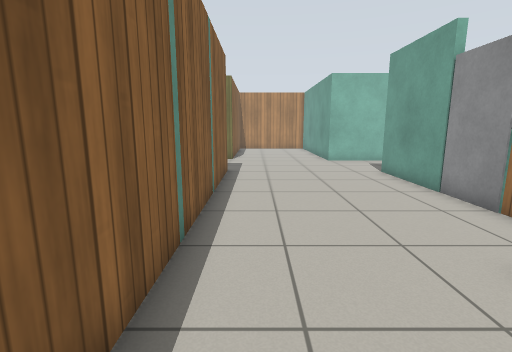
View 1 (above)

24 first-person views from a walk through a robot-simulator world made for Gazebo. The camera is 1 m above the floor, tilts 10° down and sees 85° across. Floor lines are 1 m apart. The floor is counted in squares, 0.5 m on a side. Each view is taken from the middle of a square. On the plan, view 1 faces up. The plan holds only what a view shows up to about 17 squares ahead; the rest is blank. Gazebo's built-in surfaces are drawn with simple patterns.

View 2
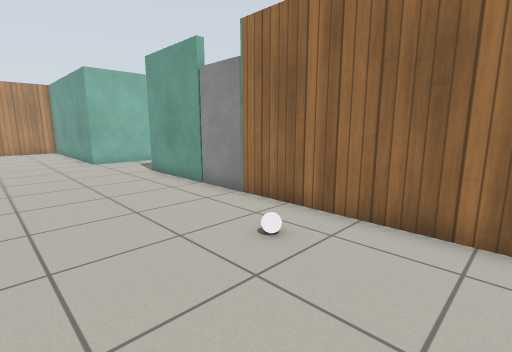

View 3
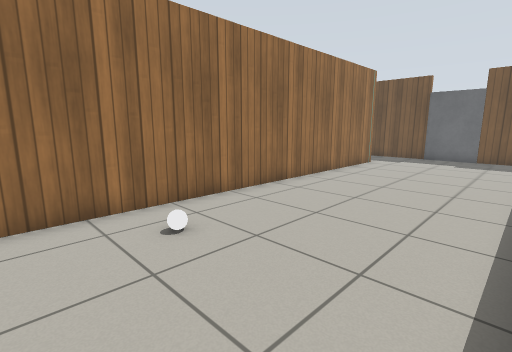

View 4
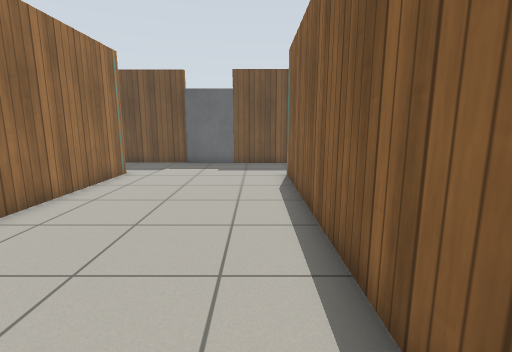

View 5
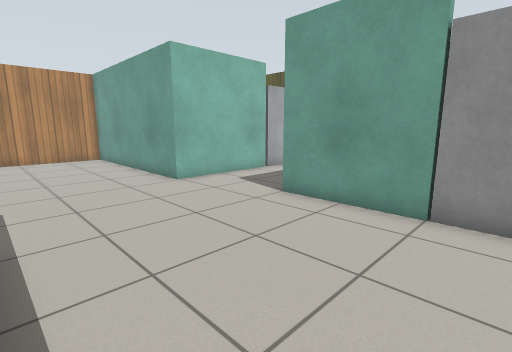

View 6
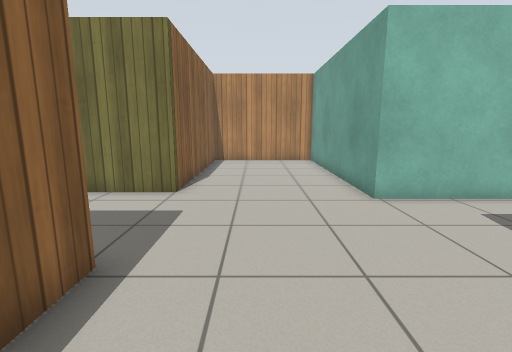

View 7
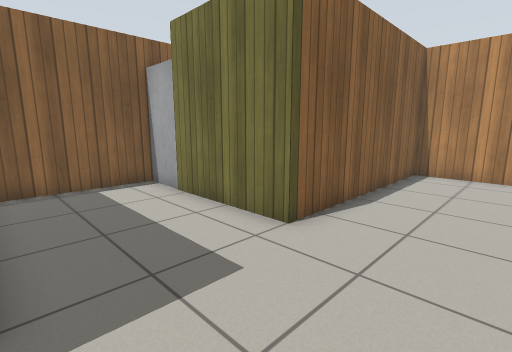

View 8
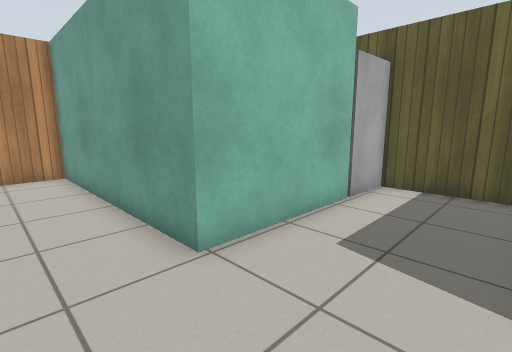

View 9
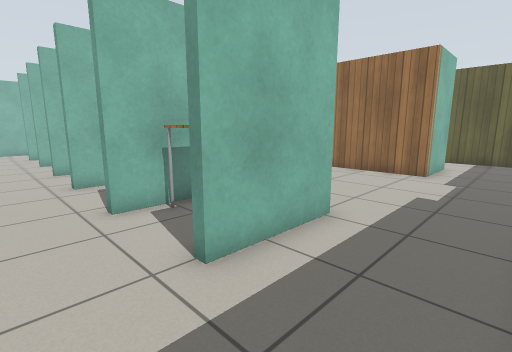

View 10
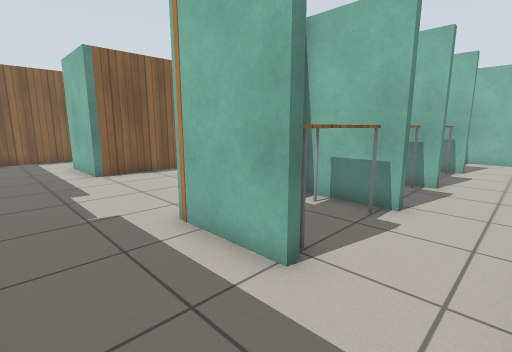

View 11
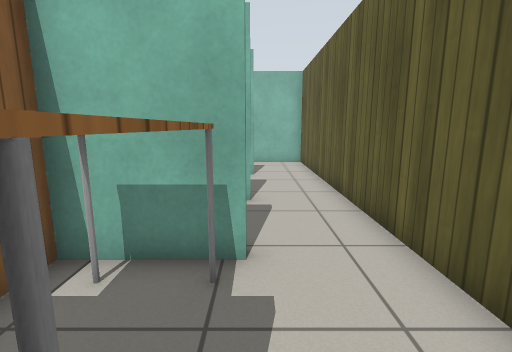

View 12
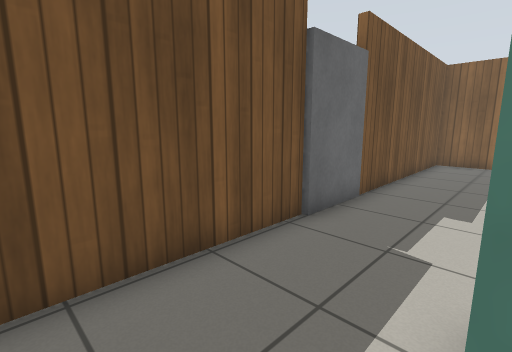

View 13
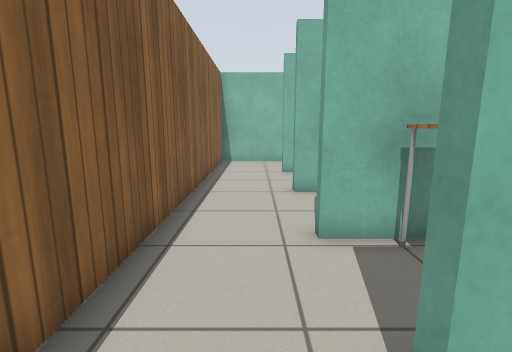

View 14
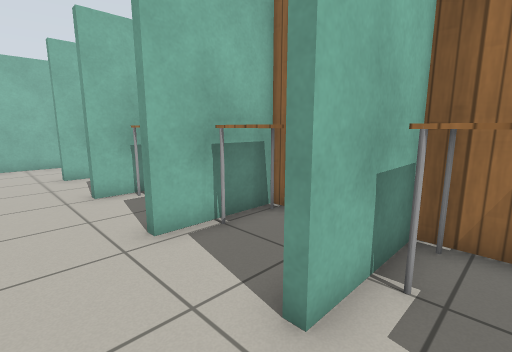

View 15
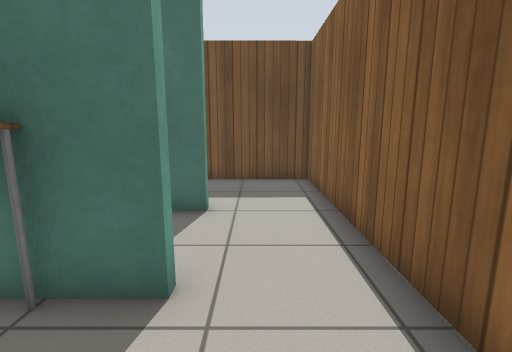

View 16
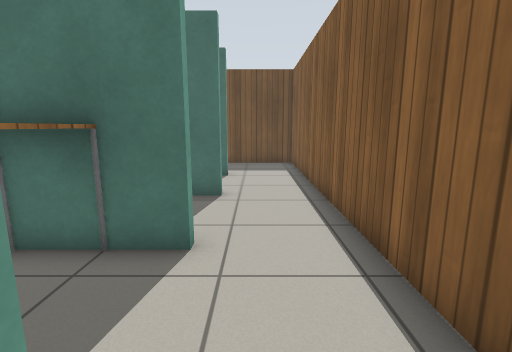

View 17
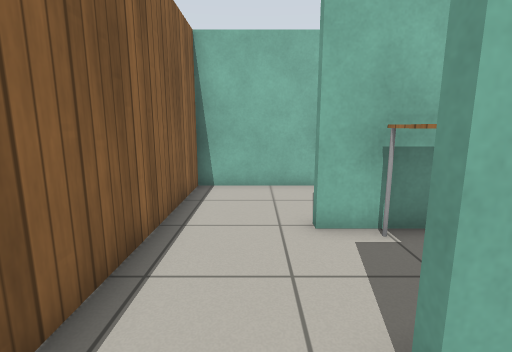

View 18
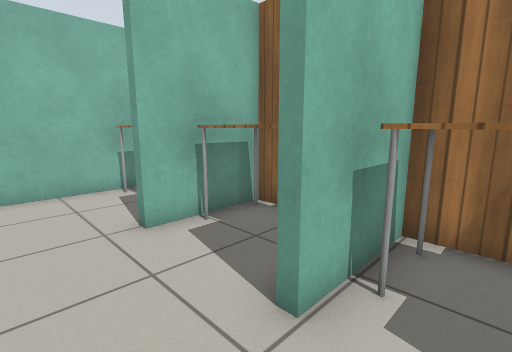

View 19
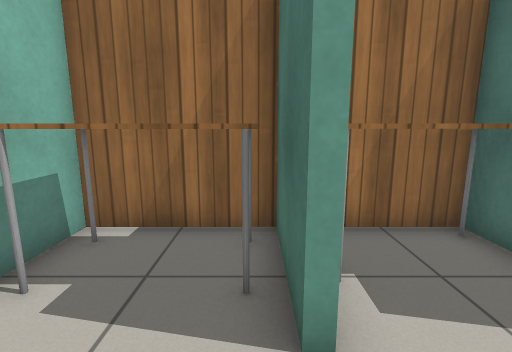

View 20
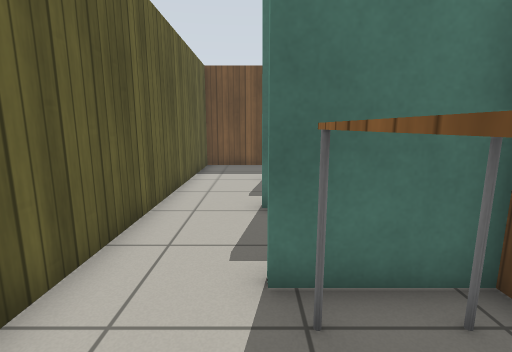

View 21
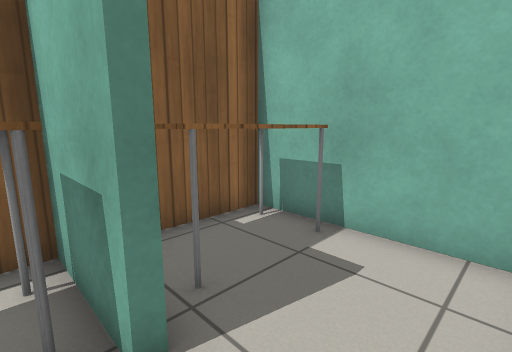

View 22
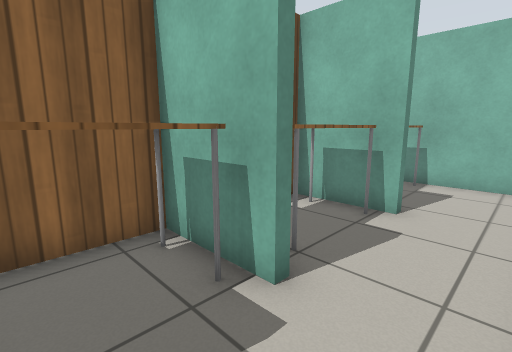

View 23
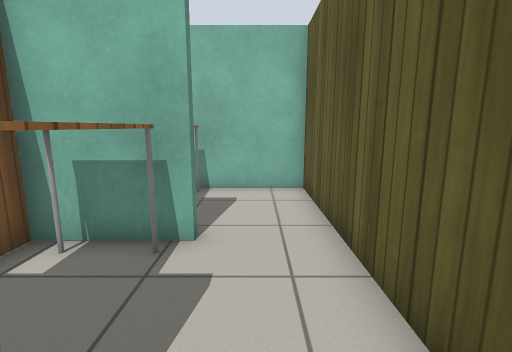

View 24
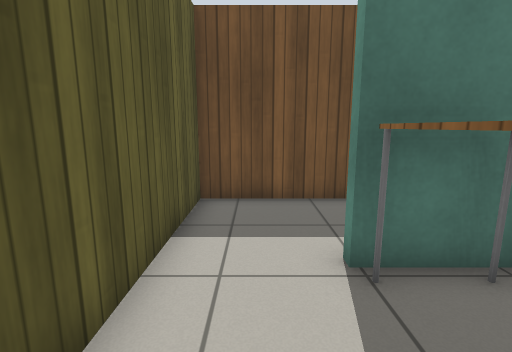

### Floor plan
Points are (right, up) in squares from view 1. A wall is a line through its corners. A room is listed if a view was taken in it or the views show most of it. See-through windows are left out.
Room 1 (views 1, 2, 3, 4, 5, 6, 7, 8, 9, 10, 13, 14, 15, 16, 17, 18, 19)
walls: (-1.3, 5.5) (-1.3, 4.6) (-4.9, 4.6); (-2.8, 4.9) (-1.6, 4.9); (-1.6, 7.5) (-1.6, 8.3) (-2.6, 8.3); (-1.6, 0.4) (-1.6, 0.8) (-4.9, 0.8); (-2.6, 8.6) (-1.6, 8.6) (-1.6, 9.5); (-1.3, 9.5) (-1.3, 7.4); (5.7, 8.4) (5.7, 12.5); (-3.5, -2.6) (-5, -2.6); (-1.6, 11.4) (-1.6, 12.4) (-8, 12.4) (-8, -13.6) (1.2, -13.6); (-5, -2.2) (-3.5, -2.2); (-1.3, 12.8) (-1.3, 11.4); (-1.3, -5.4) (-1.3, -6.6); (-2.8, -6.3) (-4.9, -6.3) (-4.9, -6) (-3, -6); (-1.3, -9.4) (-1.3, -9.8) (-4.9, -9.8) (-4.9, -9.5) (-3.9, -9.5); (11.6, 13.2) (11.6, 16.6); (9.4, 16.6) (4.3, 16.6) (4.3, 25.8) (-1.3, 25.8) (-1.3, 17.4) (-5.5, 17.4); (8.7, -10) (5.7, -10) (5.7, 6.4); (3.7, -13.6) (11.6, -13.6) (11.6, -10.6)
low walls: (-1.3, 1.5) (-1.3, 0.5)
ways out: opening at (10, -10) to room 2; opening at (-4.5, 15.5) to room 6; gap at (9, 17)
objects: table (-4, 3) to (-4, 4); table (-4, 9) to (-2, 12); table (-3, -9) to (-2, -7); table (-3, -5) to (-2, -3); table (-3, -2) to (-2, 0); table (-3, 6) to (-2, 8); table (-2, 2) to (-2, 4); door leaf (2, -14) to (3, -14); white ball (4, 3)
Room 2 (views 11, 12)
walls: (8.9, -6) (6, -6) (6, -7); (6.3, -9.7) (8.7, -9.7) (8.7, -10); (11.6, -10.6) (11.6, -6.6)
ways out: opening at (10, -10) to room 1; opening at (10, -6) to room 4
objects: table (7, -9) to (8, -7)
Room 3 (views 20, 21)
walls: (9, 1.7) (6, 1.7) (6, 1); (11.6, -2.4) (11.6, 1.6); (5.9, -2.2) (8.9, -2.2) (8.9, -2.6)
ways out: opening at (10, -2) to room 4; opening at (10, 2) to room 5
objects: table (7, -1) to (8, 1)
Room 4 (views 22, 23, 24)
walls: (8.9, -2.6) (6, -2.6) (6, -5); (8.9, -5.6) (8.9, -6); (11.6, -6.6) (11.6, -2.4)
ways out: opening at (10, -6) to room 2; opening at (10, -2) to room 3
objects: table (7, -5) to (8, -3)
Room 5 (no view inside)
walls: (11.6, 1.6) (11.6, 6.1) (6, 6.1) (6, 3.3)
ways out: opening at (10, 2) to room 3
objects: table (7, 3) to (8, 5)
Room 6 (no view inside)
walls: (-8, 17.6) (-8, 13.2)
ways out: opening at (-4.5, 15.5) to room 1

Where each view was taken, in squares from view 1:
view 1: 0 up, 0 right, facing up
view 2: 0 up, 0 right, facing up-right
view 3: 6 up, 1 left, facing down-right
view 4: 2 up, 0 right, facing down
view 5: 7 up, 1 left, facing up-right
view 6: 9 up, 1 right, facing up
view 7: 13 up, 2 right, facing up-left
view 8: 13 up, 2 right, facing up-right
view 9: 13 down, 7 left, facing up-right
view 10: 13 down, 11 right, facing up-left
view 11: 10 down, 9 right, facing up
view 12: 10 down, 9 right, facing down-left
view 13: 4 down, 6 left, facing up
view 14: 4 down, 7 left, facing up-right
view 15: 3 down, 6 left, facing down
view 16: 2 up, 6 left, facing down
view 17: 3 up, 6 left, facing up
view 18: 3 up, 7 left, facing up-right
view 19: 9 up, 7 left, facing right
view 20: 1 up, 9 right, facing down
view 21: 1 up, 11 right, facing up-left
view 22: 5 down, 11 right, facing up-left
view 23: 3 down, 10 right, facing up
view 24: 6 down, 10 right, facing down
